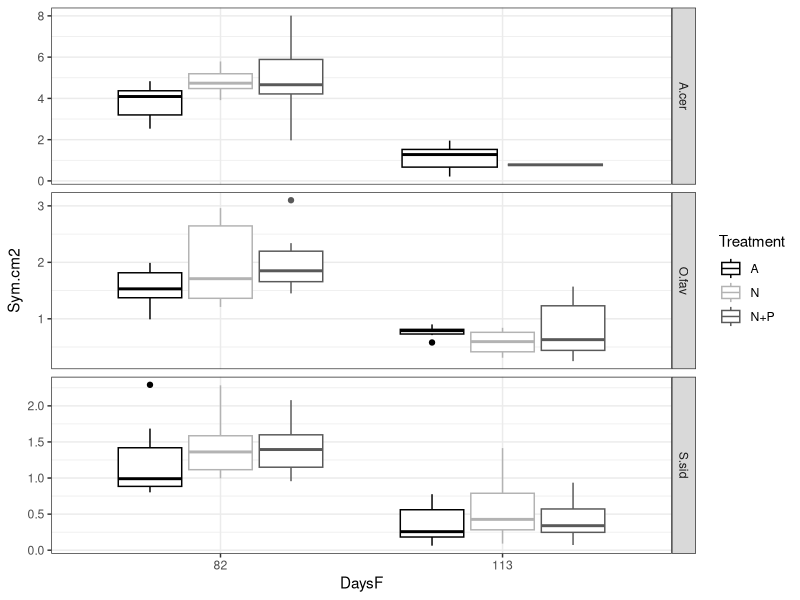
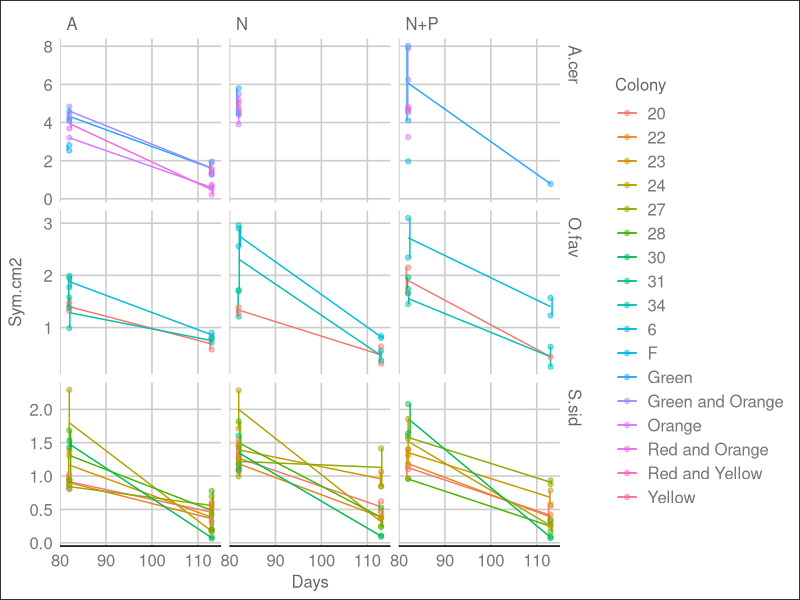
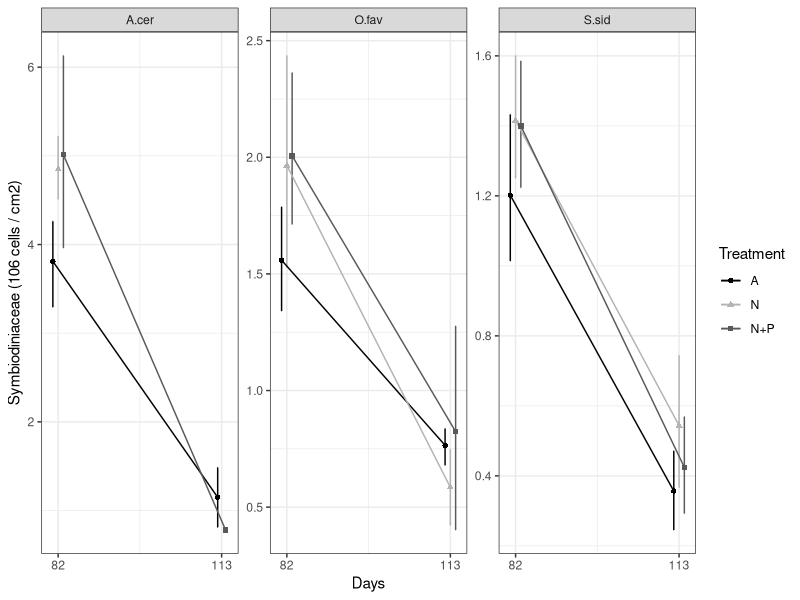
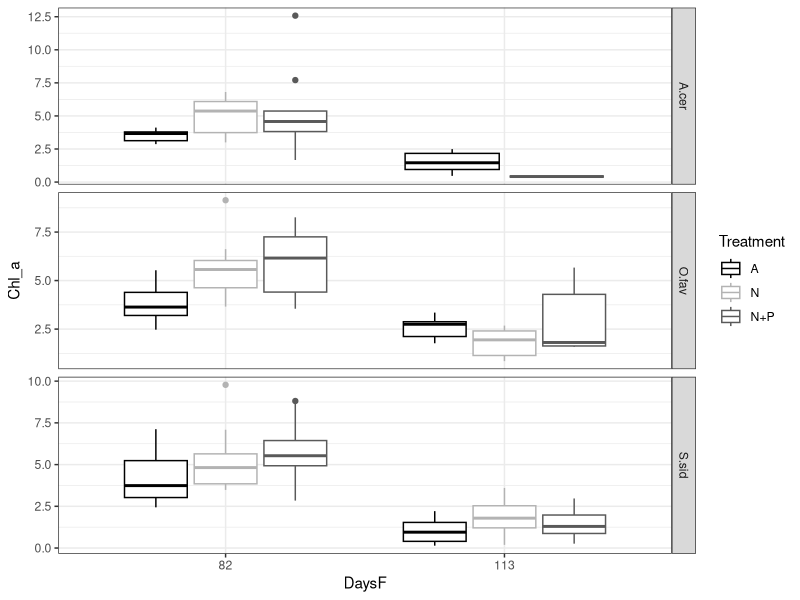
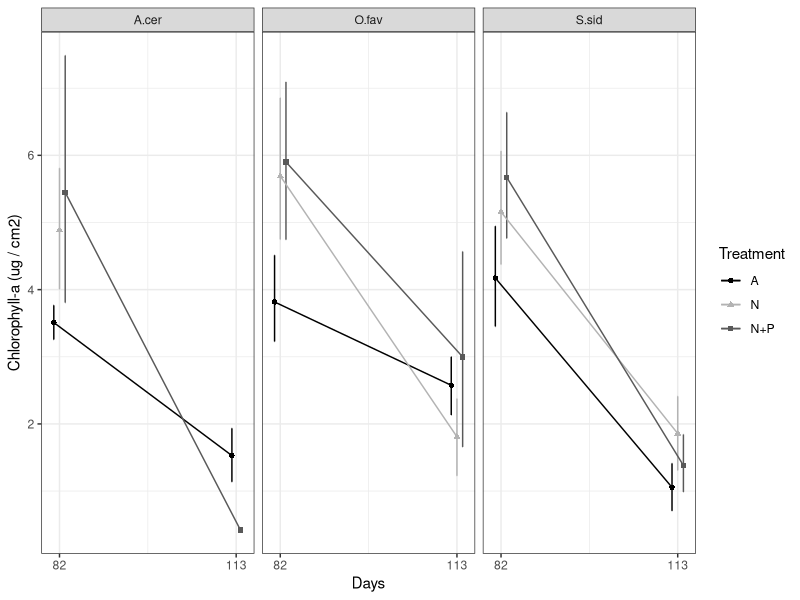
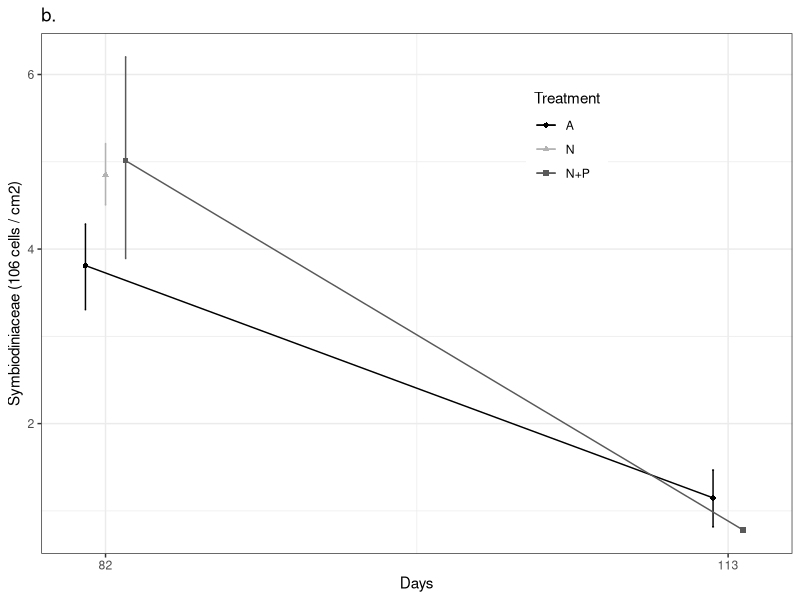
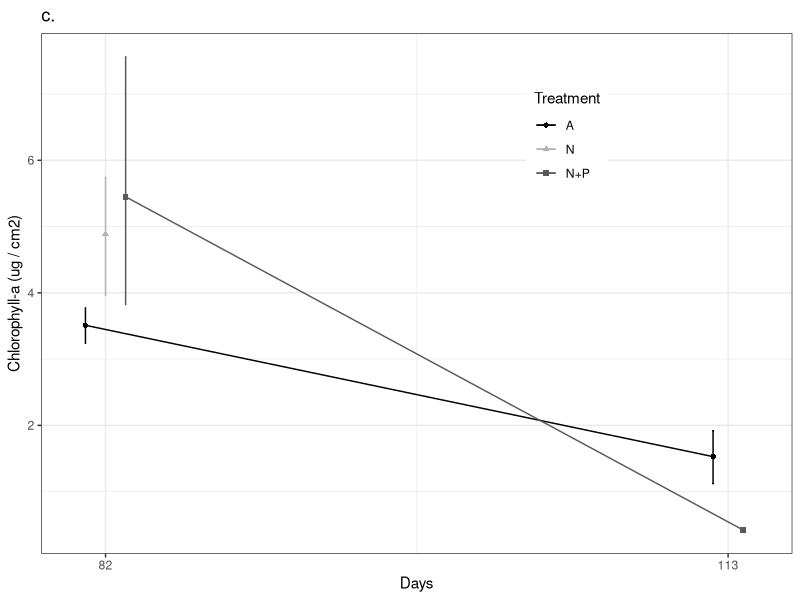
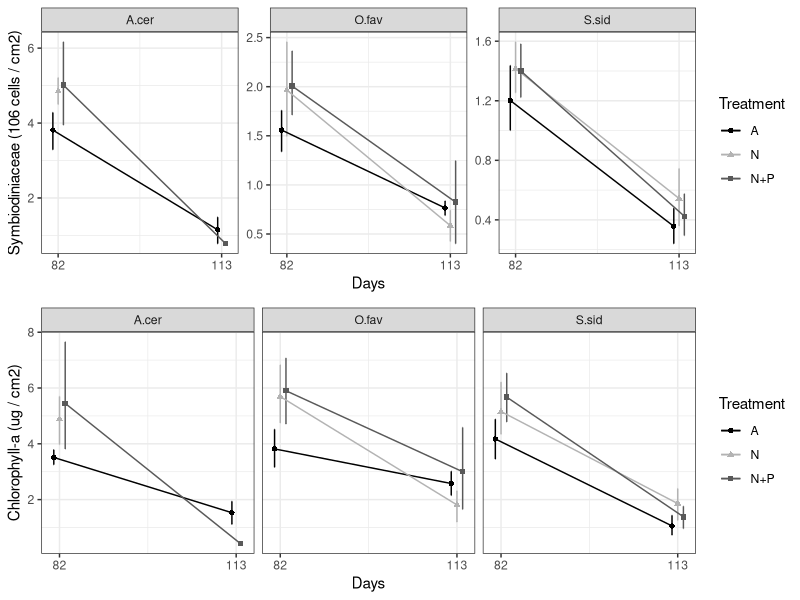

Write the R code that produced these figures, in order. (Note: this script raises an error after producing the figures.)
## ---- chunk 1
knitr::opts_chunk$set(echo = TRUE, warning=FALSE, message=FALSE, fig.width=7, fig.height=7)
## ---- chunk 2

# Load libraries and sources required to run the script
    library(tidyverse)
library(plyr)
#library(plotly)
#library(GGally)
    library(ggthemes)
    library(gridExtra)
    library(lmerTest)
    library(emmeans)
    library(multcomp)
    library(multcompView)
    library(emmeans)
    library(effects)


# Default ggplot settings

    Fill.colour<-scale_colour_manual(values = c("black", "gray70", "gray35"))

    ggthe_bw<-theme(plot.background=element_blank(),
          panel.grid.major.y = element_blank(),
          panel.grid.major.x = element_blank(),
          panel.grid.minor.x = element_blank(),
          panel.grid.minor.y = element_blank(),
          legend.box.background = element_rect(),
          panel.background =element_rect(fill = NA, color = "black")
          )+
    theme_bw()
## ---- chunk 3
# Read data
  data<-read.csv("3.All_Blast.csv")
  summary (data)
  
# Organize factors  
  data$Genotype <- as.factor(paste(data$Spp, data$Colony, sep = "_"))
  data$Fragment <- as.factor(paste(data$Spp, data$Core, sep = "_"))
  data$Rep <- as.factor(data$Rep)
  data$Date<-as.Date(data$Date, "%Y-%m-%d")
  data$Days<-(as.numeric(data$Date) -17485)
  data$DaysF<-(as.factor(data$Days))
  data$Treatment <- as.character(data$Treatment)
  data$Treatment[data$Treatment == "Control"] <- "A"
  data$Treatment[data$Treatment == "NP"] <- "N+P"
  data$Treatment <- as.factor(data$Treatment)
  summary (data)

# Remove the sick guy
data <- data[!(data$Date == "2018-02-15"), ]

# Remove genotype not used
data <- data[!(data$Colony == "A.cer_F"), ]

# Remove unbalanced genotypes
data <- data[!(data$Colony == "A.cer_Red and Yellow"), ]
data <- data[!(data$Colony == "A.cer_Yellow"), ]
data <-droplevels(data)

# Chl by Symbiont
data$Chl.Sym<-((data$Chl_a)/(data$Sym.cm2))
summary(data$Genotype)

# Subset data
Acer.data<-filter(data, Spp=="A.cer")
Ofav.data<-filter(data, Spp=="O.fav")
Ssid.data<-filter(data, Spp=="S.sid")
## ---- chunk 4
# Graphs to initially explore data
SymDen<- ggplot(data, aes(DaysF, Sym.cm2, colour=Treatment)) +
    #geom_jitter(aes(colour=factor(Treatment))) +
    geom_boxplot()+ Fill.colour+
    #stat_summary(fun.data = "mean_cl_boot",geom = "errorbar", width = 0.2, position = position_dodge(0.8))+
    ggthe_bw + facet_grid(Spp~., scales = "free_y" )
SymDen

Sym_Colony<- ggplot(data, aes (Days, Sym.cm2, colour=Colony)) +
  stat_summary(fun.data = "mean_cl_boot",geom = "errorbar", 
               position = position_dodge(width = 1), width = 0.2 )+
  stat_summary(fun.y=mean, geom="line") +   theme_gdocs()+
  geom_point(alpha=0.5) + facet_grid (Spp~Treatment, scales="free")
Sym_Colony


Sym_Treatment<- ggplot(data, aes (Days, Sym.cm2, colour=Treatment,
                                   shape=Treatment)) + ggthe_bw +
  stat_summary(fun.data = "mean_cl_boot",geom = "errorbar", 
               position = position_dodge(width = 3), width = 0.2 )+
  stat_summary(fun.y=mean, geom="line", 
               position = position_dodge(width = 3)) + 
  stat_summary(fun.y=mean, geom="point",
               position = position_dodge(width = 3)) + 
    scale_x_continuous(breaks=c(82, 113)) + Fill.colour +   
  facet_wrap (~Spp, scales="free_y")+
  ylab("Symbiodiniaceae (106 cells / cm2)")
Sym_Treatment

Sy.Summary <- plyr::ddply (data, . (Spp, Treatment, Days),
              summarise,
              Sy_mean = mean (Sym.cm2, na.rm = T),
              Sy_sd = sd (Sym.cm2, na.rm = T))
Sy.Summary

## ---- chunk 5
Chl<-ggplot(data, aes(DaysF, Chl_a, colour=Treatment)) +
  #geom_jitter(aes(colour=factor(Treatment))) +
  geom_boxplot()+ Fill.colour+
  #stat_summary(fun.data = "mean_cl_boot",geom = "errorbar", width = 0.2, position = position_dodge(0.8))+
  ggthe_bw + facet_grid(Spp~., scales = "free_y" )
Chl

Chl_Treatment<- ggplot(data, aes (Days, Chl_a, colour=Treatment,
                                  shape=Treatment)) +
  stat_summary(fun.data = "mean_cl_boot",geom = "errorbar", 
               position = position_dodge(width = 3), width = 0.2 )+
  stat_summary(fun.y=mean, geom="line", 
               position = position_dodge(width = 3)) + 
  stat_summary(fun.y=mean, geom="point", 
               position = position_dodge(width = 3)) + ggthe_bw + ylab("Chlorophyll-a (ug / cm2)") + 
  scale_x_continuous(breaks=c(82, 113)) + Fill.colour +
    facet_wrap (~Spp)
Chl_Treatment

Chl.Summary <- plyr::ddply (data, . (Spp, Treatment, Days),
              summarise,
              Chl_mean = mean (Chl_a, na.rm = T),
              Chl_sd = sd (Chl_a, na.rm = T))
Chl.Summary

## ---- chunk 6
AcerSym_Treatment<- ggplot(Acer.data, aes (Days, Sym.cm2, colour=Treatment,
                                   shape=Treatment)) + ggthe_bw +
    theme(legend.position = c(0.7, 0.8))+
  stat_summary(fun.data = "mean_cl_boot",geom = "errorbar", 
               position = position_dodge(width = 3), width = 0.2 )+
  stat_summary(fun.y=mean, geom="line", 
               position = position_dodge(width = 3)) + 
  stat_summary(fun.y=mean, geom="point",
               position = position_dodge(width = 3)) + 
    scale_x_continuous(breaks=c(82, 113)) + Fill.colour +   
    ylab("Symbiodiniaceae (106 cells / cm2)") +
  ggtitle("b.")
AcerSym_Treatment

AcerChl_Treatment<- ggplot(Acer.data, aes (Days, Chl_a, colour=Treatment,
                                   shape=Treatment)) + ggthe_bw +
  theme(legend.position = c(0.7, 0.8))+
  stat_summary(fun.data = "mean_cl_boot",geom = "errorbar", 
               position = position_dodge(width = 3), width = 0.2 )+
  stat_summary(fun.y=mean, geom="line", 
               position = position_dodge(width = 3)) + 
  stat_summary(fun.y=mean, geom="point",
               position = position_dodge(width = 3)) + 
    scale_x_continuous(breaks=c(82, 113)) + Fill.colour +   
    ylab("Chlorophyll-a (ug / cm2)")+
  ggtitle("c.")
AcerChl_Treatment
## ---- chunk 7
#grid.arrange(AcerSym_Treatment,AcerChl_Treatment,ncol=2,nrow=1)

ggsave(file="Outputs/Acer_Blastate.svg", plot=grid.arrange(AcerSym_Treatment,AcerChl_Treatment,ncol=2,nrow=1), width=3.5, height=3)

#ggsave(file="Outputs/Fig_4_SH_Acer.svg", plot=Figure4, width=3.5, height=3)
## ---- chunk 8

grid.arrange(Sym_Treatment,Chl_Treatment,ncol=1,nrow=2)

ggsave(file="Outputs/SBlastate.svg", plot=grid.arrange(Sym_Treatment,Chl_Treatment,ncol=1,nrow=2),
       width=5.0, height=5)


Chl.S<-ggplot(data, aes(DaysF, Chl.Sym, colour=Treatment)) +
  #geom_jitter(aes(colour=factor(Treatment))) +
  geom_boxplot()+ Fill.colour+
  #stat_summary(fun.data = "mean_cl_boot",geom = "errorbar", width = 0.2, position = position_dodge(0.8))+
  ggthe_bw + facet_grid(Spp~., scales = "free_y" )
Chl.S

## Chl_a and Sym density correlation 
    Ch_a.Sym <- ggplot(data, aes(Sym.cm2/1000000,
                      Chl_a, colour=factor(Treatment), shape=Spp)) +   
      geom_smooth(method=lm, colour="black", se=T) + 
      geom_point() + ggthe_bw + Fill.colour
    Ch_a.Sym
    
    Ch_a.Sym + facet_grid(~Date)

## ---- chunk 9
Acer.data<-filter(data, Spp=="A.cer")
## ---- chunk 10
# Zoox.cm2
  shapiro.test(data$Sym.cm2) # Not normal
  ggplot() + geom_histogram(aes(x=Sym.cm2), data=data)

# Chl-a.cm2 
  shapiro.test(data$Chl_a) # Not normal
  ggplot() + geom_histogram(aes(x=Chl_a), data=data)
  
# Chl-a.Sym   
  shapiro.test(data$Chl.Sym) # Not normal
  ggplot() + geom_histogram(aes(x=Chl.Sym), data=data)

# Transformations 
    data$Zoox.sq<-sqrt(data$Sym.cm2)
    data$lnSym<- log(data$Sym.cm2)
    data$Chl.sq<-sqrt(data$Chl_a)
    data$Chl.Sym.sq<-sqrt(data$Chl.Sym)

# Normality again
  shapiro.test(data$Zoox.sq)# Still not Normal
  ggplot() + geom_histogram(aes(x=Zoox.sq), data=data)
  
  shapiro.test(data$lnSym)# Better, but still not Normal
  ggplot() + geom_histogram(aes(x=lnSym), data=data)
  
  
  shapiro.test(data$Chl.sq)# Normal
  ggplot() + geom_histogram(aes(x=Chl.sq), data=data)
  
  shapiro.test(data$Chl.Sym.sq) # Not normal
  ggplot() + geom_histogram(aes(x=Chl.Sym.sq), data=data)
## ---- chunk 11

#Symbionts

LMER_Sym0<-lmer(Sym.cm2 ~ Treatment * Spp * DaysF + 
               (1|Rep) + (1|Spp/Colony), REML=TRUE,
               data=data, na.action=na.omit)
anova(LMER_Sym0)
ranova(LMER_Sym0)
step(LMER_Sym0)
summary(LMER_Sym0)

LMER_Sym<-lmer(Sym.cm2 ~ Treatment * Spp * DaysF + 
               (1|Spp/Colony), REML=TRUE,
               data=data, na.action=na.omit)
anova(LMER_Sym)
ranova(LMER_Sym)
step((LMER_Sym))
summary(LMER_Sym)

LMER_Sym2<-lmer(lnSym ~ Treatment * Spp * DaysF + 
                 (1|Spp/Colony),REML=TRUE,
                data=data, na.action=na.omit)
anova(LMER_Sym2)
ranova(LMER_Sym2)
step((LMER_Sym2))
summary(LMER_Sym2)

# Spp have different sym/cm2 and interactions. Split data    
  
# Chla
LMER_Chla0<-lmer(Chl.sq ~ Treatment * Spp * DaysF + 
                 (1|Rep) + (1|Spp/Colony), 
                data=data, na.action=na.omit)
anova(LMER_Chla0)
ranova(LMER_Chla0)
step(LMER_Chla0)
summary(LMER_Chla0)

LMER_Chla<-lmer(Chl.sq ~ Treatment * Spp * DaysF + 
                + (1|Spp/Colony), 
                data=data, na.action=na.omit)
anova(LMER_Chla)
ranova(LMER_Chla)
step(LMER_Chla)
summary(LMER_Chla)

 Sym_All.Summary <- plyr::ddply (data, . (Spp, Days, Treatment),
              summarise,
              Sym_mean = mean (Sym.cm2, na.rm = T),
              Sym_sd = sd (Sym.cm2, na.rm = T))
  Sym_All.Summary

  Chl_a.Summary <- plyr::ddply (data, . (Spp, Days, Treatment),
              summarise,
              Chl_mean = mean (Chl_a, na.rm = T),
              Chl_sd = sd (Chl_a, na.rm = T))
  Chl_a.Summary

## ---- chunk 12
  Acer.data<-subset(data, Spp=="A.cer")
  Ofav.data<-subset(data, Spp=="O.fav")
  Ssid.data<-subset(data, Spp=="S.sid")
## ---- chunk 13
summary(Acer.data)

# Zoox.cm2
  shapiro.test(Acer.data$Sym.cm2) # Almost, but not normal
  #ggplot() + geom_histogram(aes(x=Sym.cm2), data=Acer.data)

  shapiro.test(Acer.data$Zoox.sq)# less Normal
  #ggplot() + geom_histogram(aes(x=Zoox.sq), data=Acer.data)

  shapiro.test(Acer.data$lnSym)# less Normal
  #ggplot() + geom_histogram(aes(x=lnSym), data=Acer.data)

  
# Chl-a.cm2 
  shapiro.test(Acer.data$Chl_a) # Normal
  ggplot() + geom_histogram(aes(x=Chl_a), data=Acer.data)
  
  shapiro.test(Acer.data$Chl.sq)# Normal
  ggplot() + geom_histogram(aes(x=Chl.sq), data=Acer.data)
  
## ---- chunk 14

# Sym
LMER_Sym_Acer<-lmer(Sym.cm2 ~ Treatment * DaysF + 
                 (1|Rep) + (1|Colony), data=Acer.data, 
                 na.action = na.omit)
    anova(LMER_Sym_Acer)
    ranova(LMER_Sym_Acer)
    step(LMER_Sym_Acer)

LMER_Sym_Acer2<-lmer(Sym.cm2 ~ Treatment + DaysF + 
                 (1|Colony), data=Acer.data, na.action = na.omit)
    anova(LMER_Sym_Acer2)
    ranova(LMER_Sym_Acer2)
    step(LMER_Sym_Acer2)
    
LMER_Sym_Acer3<-lm(Sym.cm2 ~ Treatment + DaysF,
                 data=Acer.data,  na.action = na.omit)
    anova(LMER_Sym_Acer3)
    step(LMER_Sym_Acer3)
    summary(LMER_Sym_Acer3)

# Chl-a
    
LMER_Chla_Acer<-lmer(Chl_a ~ Treatment * DaysF + 
                 (1|Rep) + (1|Colony), data=Acer.data)
    anova(LMER_Chla_Acer)
    ranova(LMER_Chla_Acer)
    step(LMER_Chla_Acer)

LMER_Chla_Acer2<-lmer(Chl_a ~ Treatment * DaysF + 
                 (1|Colony), data=Acer.data)
    anova(LMER_Sym_Acer2)
    ranova(LMER_Sym_Acer2)
    step(LMER_Sym_Acer2)
    
LMER_Chla_Acer3<-lmer(Chl_a ~ DaysF + 
                 (1|Colony), data=Acer.data)
    anova(LMER_Sym_Acer3)
    ranova(LMER_Sym_Acer3)
    step(LMER_Sym_Acer3)
    summary(LMER_Sym_Acer3)
  Acer.Chla.emm<-emmeans(LMER_Chla_Acer2, ~Treatment * DaysF)
  contrast(Acer.Chla.emm, "tukey")
      

# Nutrient treatment is not significant, temperature treatment is. However, data is not balanced (there is not N_Day113 data). Evaluate Day82 alone for nutrient effect?
    
Acer_SymDen<- ggplot(Acer.data, 
                     aes(DaysF, Sym.cm2, colour=Treatment)) +
    #geom_jitter(aes(colour=factor(Treatment))) +
    geom_boxplot()+ Fill.colour+
    #stat_summary(fun.data = "mean_cl_boot",geom = "errorbar", width = 0.2, position = position_dodge(0.8))+
    ggthe_bw + facet_grid(Colony~., scales = "free_y" )
Acer_SymDen


## ---- chunk 15
Acer.nutrients<-subset(Acer.data, DaysF=="82")
summary(Acer.nutrients)

# Zoox.cm2
  shapiro.test(Acer.nutrients$Sym.cm2) # Normal
  ggplot() + geom_histogram(aes(x=Sym.cm2), data=Acer.nutrients)

  shapiro.test(Acer.nutrients$Zoox.sq)# more Normal
  ggplot() + geom_histogram(aes(x=Zoox.sq), data=Acer.nutrients)

  shapiro.test(Acer.nutrients$lnSym)# more Normal
  ggplot() + geom_histogram(aes(x=lnSym), data=Acer.nutrients)
  
  Sym_82.Summary <- plyr::ddply (Acer.nutrients, . (Treatment),
              summarise,
              Sym_mean = mean (Sym.cm2, na.rm = T),
              Sym_sd = sd (Sym.cm2, na.rm = T))
  Sym_82.Summary

  Chl_a.Summary <- plyr::ddply (Acer.nutrients, . (Treatment),
              summarise,
              Chl_mean = mean (Chl_a, na.rm = T),
              Chl_sd = sd (Chl_a, na.rm = T))
  Sym_82.Summary

# Chl-a.cm2 
  shapiro.test(Acer.nutrients$Chl_a) # Not normal
  ggplot() + geom_histogram(aes(x=Chl_a), data=Acer.nutrients)
  
  shapiro.test(Acer.nutrients$Chl.sq)# Normal
  ggplot() + geom_histogram(aes(x=Chl.sq), data=Acer.nutrients)
 
## ---- chunk 16

## ---- chunk 17

# Sym
LMER_Sym_Acer4<-lmer(Sym.cm2 ~ Treatment +
                 (1|Rep) + (1|Colony), data=Acer.nutrients)
    anova(LMER_Sym_Acer4)
    ranova(LMER_Sym_Acer4)
    step(LMER_Sym_Acer4)

LMER_Sym_Acer5<-lmer(Sym.cm2 ~ Treatment + 
                 (1|Colony), data=Acer.nutrients)
    anova(LMER_Sym_Acer5)
    ranova(LMER_Sym_Acer5)
    step(LMER_Sym_Acer5)
    
LMER_Sym_Acer6<-lmer(lnSym ~ Treatment + 
                  (1|Rep) + (1|Colony), data=Acer.nutrients,
                  na.action=na.omit)
    anova(LMER_Sym_Acer6)
    ranova(LMER_Sym_Acer6)
    step(LMER_Sym_Acer6)
    summary(LMER_Sym_Acer6)

LMER_Sym_Acer6<-lm(lnSym ~ Treatment, data=Acer.nutrients,
                  na.action=na.omit)
    anova(LMER_Sym_Acer6)
    step(LMER_Sym_Acer6)
    summary(LMER_Sym_Acer6)
    
    Sym.emm<-emmeans(LMER_Sym_Acer6, ~Treatment)
    contrast(Sym.emm, "tukey")
    # Effect plot options
    emmip(LMER_Sym_Acer6, ~Treatment, CIs = TRUE) + theme_bw() 

    LMER_Sym_Acer7<-lm(Sym.cm2 ~ Treatment,
                data=Acer.nutrients, na.action=na.omit)
    anova(LMER_Sym_Acer7)
    summary(LMER_Sym_Acer7)
   
    Sym.emm<-emmeans(LMER_Sym_Acer7, ~Treatment)
    contrast(Sym.emm, "tukey")
    # Effect plot options
    emmip(LMER_Sym_Acer7, ~Treatment, CIs = TRUE) + theme_bw() 
    

# Chl-a
    
LMER_Chla_Acer<-lmer(Chl_a ~ Treatment + 
                 (1|Rep) + (1|Colony), data=Acer.nutrients)
    anova(LMER_Chla_Acer)
    ranova(LMER_Chla_Acer)
    step(LMER_Chla_Acer)

LMER_Chla_Acer2<-lm(Chl_a ~ Treatment, data=Acer.nutrients)
    anova(LMER_Chla_Acer2)
    step(LMER_Chla_Acer2)
    summary(LMER_Sym_Acer7)
   
    Chl.emm<-emmeans(LMER_Chla_Acer2, ~Treatment)
    contrast(Chl.emm, "tukey")
    # Effect plot options
    emmip(LMER_Chla_Acer2, ~Treatment, CIs = TRUE) + theme_bw() 
    
    
LMER_Chla_Acer3<-lmer(Chl.sq ~ Treatment + 
                 (1|Rep) + (1|Colony), data=Acer.nutrients)
    anova(LMER_Chla_Acer3)
    ranova(LMER_Chla_Acer3)
    step(LMER_Chla_Acer3)

LMER_Chla_Acer4<-lm(Chl.sq ~ Treatment, data=Acer.nutrients)
    anova(LMER_Chla_Acer4)
    summary(LMER_Chla_Acer4)
   
    Chl.emm<-emmeans(LMER_Chla_Acer4, ~Treatment)
    contrast(Chl.emm, "tukey")
    # Effect plot options
    emmip(LMER_Chla_Acer4, ~Treatment, CIs = TRUE) + theme_bw() 
    
## ---- chunk 18
summary(Ofav.data)

# Zoox.cm2
  shapiro.test(Ofav.data$Sym.cm2) # Almost, but not normal
  #ggplot() + geom_histogram(aes(x=Sym.cm2), data=Ofav.data)

  shapiro.test(Ofav.data$Zoox.sq)# less Normal
  #ggplot() + geom_histogram(aes(x=Zoox.sq), data=Ofav.data)

  shapiro.test(Ofav.data$lnSym)# less Normal
  #ggplot() + geom_histogram(aes(x=lnSym), data=Ofav.data)

  
# Chl-a.cm2 
  shapiro.test(Ofav.data$Chl_a) # Normal
  ggplot() + geom_histogram(aes(x=Chl_a), data=Ofav.data)
  
  shapiro.test(Ofav.data$Chl.sq)# Normal
  ggplot() + geom_histogram(aes(x=Chl.sq), data=Ofav.data)
  
## ---- chunk 19

# Sym
LMER_Sym_Ofav<-lmer(Sym.cm2 ~ Treatment * DaysF + 
                 (1|Rep) + (1|Colony), data=Ofav.data, 
                 na.action = na.omit)
    anova(LMER_Sym_Ofav)
    ranova(LMER_Sym_Ofav)
    step(LMER_Sym_Ofav)

LMER_Sym_Ofav2<-lmer(Sym.cm2 ~ Treatment + DaysF + 
                 (1|Colony), data=Ofav.data, na.action = na.omit)
    anova(LMER_Sym_Ofav2)
    ranova(LMER_Sym_Ofav2)
    step(LMER_Sym_Ofav2)
    
LMER_Sym_Ofav3<-lm(Sym.cm2 ~ Treatment + DaysF,
                 data=Ofav.data,  na.action = na.omit)
    anova(LMER_Sym_Ofav3)
    step(LMER_Sym_Ofav3)
    summary(LMER_Sym_Ofav3)

# Chl-a
    
LMER_Chla_Ofav<-lmer(Chl_a ~ Treatment * DaysF + 
                 (1|Rep) + (1|Colony), data=Ofav.data)
    anova(LMER_Chla_Ofav)
    ranova(LMER_Chla_Ofav)
    step(LMER_Chla_Ofav)

LMER_Chla_Ofav2<-lmer(Chl_a ~ Treatment + DaysF + 
                 (1|Colony), data=Ofav.data)
    anova(LMER_Sym_Ofav2)
    ranova(LMER_Sym_Ofav2)
    step(LMER_Sym_Ofav2)
    
LMER_Chla_Ofav3<-lmer(Chl_a ~ DaysF + 
                 (1|Colony), data=Ofav.data)
    anova(LMER_Sym_Ofav3)
    ranova(LMER_Sym_Ofav3)
    step(LMER_Sym_Ofav3)
    summary(LMER_Sym_Ofav3)

# Nutrient treatment is not significant, temperature treatment is. However, data is not balanced (there is not N_Day113 data). Evaluate Day82 alone for nutrient effect?
    
Ofav_SymDen<- ggplot(Ofav.data, 
                     aes(DaysF, Sym.cm2, colour=Treatment)) +
    #geom_jitter(aes(colour=factor(Treatment))) +
    geom_boxplot()+ Fill.colour+
    #stat_summary(fun.data = "mean_cl_boot",geom = "errorbar", width = 0.2, position = position_dodge(0.8))+
    ggthe_bw + facet_grid(Colony~., scales = "free_y" )
Ofav_SymDen


## ---- chunk 20
Ofav.nutrients<-subset(Ofav.data, DaysF=="82")
summary(Ofav.nutrients)

# Zoox.cm2
  shapiro.test(Ofav.nutrients$Sym.cm2) # Normal
  ggplot() + geom_histogram(aes(x=Sym.cm2), data=Ofav.nutrients)

  shapiro.test(Ofav.nutrients$Zoox.sq)# more Normal
  ggplot() + geom_histogram(aes(x=Zoox.sq), data=Ofav.nutrients)

  shapiro.test(Ofav.nutrients$lnSym)# more Normal
  ggplot() + geom_histogram(aes(x=lnSym), data=Ofav.nutrients)

  
# Chl-a.cm2 
  shapiro.test(Ofav.nutrients$Chl_a) # Not normal
  ggplot() + geom_histogram(aes(x=Chl_a), data=Ofav.nutrients)
  
  shapiro.test(Ofav.nutrients$Chl.sq)# Normal
  ggplot() + geom_histogram(aes(x=Chl.sq), data=Ofav.nutrients)
 
## ---- chunk 21

# Sym
LMER_Sym_Ofav4<-lmer(Sym.cm2 ~ Treatment +
                 (1|Rep) + (1|Colony), data=Ofav.nutrients)
    anova(LMER_Sym_Ofav4)
    ranova(LMER_Sym_Ofav4)
    step(LMER_Sym_Ofav4)

LMER_Sym_Ofav5<-lmer(Sym.cm2 ~ Treatment + 
                 (1|Colony), data=Ofav.nutrients)
    anova(LMER_Sym_Ofav5)
    ranova(LMER_Sym_Ofav5)
    step(LMER_Sym_Ofav5)
    
LMER_Sym_Ofav6<-lmer(lnSym ~ Treatment + 
                  (1|Rep) + (1|Colony), data=Ofav.nutrients,
                  na.action=na.omit)
    anova(LMER_Sym_Ofav6)
    ranova(LMER_Sym_Ofav6)
    step(LMER_Sym_Ofav6)
    summary(LMER_Sym_Ofav6)

LMER_Sym_Ofav6<-lm(lnSym ~ Treatment, data=Ofav.nutrients,
                  na.action=na.omit)
    anova(LMER_Sym_Ofav6)
    step(LMER_Sym_Ofav6)
    summary(LMER_Sym_Ofav6)
    
    Sym.emm<-emmeans(LMER_Sym_Ofav6, ~Treatment)
    contrast(Sym.emm, "tukey")
    # Effect plot options
    emmip(LMER_Sym_Ofav6, ~Treatment, CIs = TRUE) + theme_bw() 

    LMER_Sym_Ofav7<-lmer(Sym.cm2 ~ Treatment * Rep,
                data=Ofav.nutrients, na.action=na.omit)
    anova(LMER_Sym_Ofav7)
    summary(LMER_Sym_Ofav7)
   
    Sym.emm<-emmeans(LMER_Sym_Ofav7, ~Treatment)
    contrast(Sym.emm, "tukey")
    # Effect plot options
    emmip(LMER_Sym_Ofav7, ~Treatment, CIs = TRUE) + theme_bw() 
    

# Chl-a
    
LMER_Chla_Ofav<-lmer(Chl_a ~ Treatment + 
                 (1|Rep) + (1|Colony), data=Ofav.nutrients)
    anova(LMER_Chla_Ofav)
    ranova(LMER_Chla_Ofav)
    step(LMER_Chla_Ofav)

LMER_Chla_Ofav2<-lm(Chl_a ~ Treatment, data=Ofav.nutrients)
    anova(LMER_Chla_Ofav2)
    step(LMER_Chla_Ofav2)
    summary(LMER_Sym_Ofav7)
   
    Chl.emm<-emmeans(LMER_Chla_Ofav2, ~Treatment)
    contrast(Chl.emm, "tukey")
    # Effect plot options
    emmip(LMER_Chla_Ofav2, ~Treatment, CIs = TRUE) + theme_bw() 
    
    
LMER_Chla_Ofav3<-lmer(Chl.sq ~ Treatment + 
                 (1|Rep) + (1|Colony), data=Ofav.nutrients)
    anova(LMER_Chla_Ofav3)
    ranova(LMER_Chla_Ofav3)
    step(LMER_Chla_Ofav3)

LMER_Chla_Ofav4<-lm(Chl.sq ~ Treatment, data=Ofav.nutrients)
    anova(LMER_Chla_Ofav4)
    summary(LMER_Chla_Ofav4)
   
    Chl.emm<-emmeans(LMER_Chla_Ofav4, ~Treatment)
    contrast(Chl.emm, "tukey")
    # Effect plot options
    emmip(LMER_Chla_Ofav4, ~Treatment, CIs = TRUE) + theme_bw() 
    
